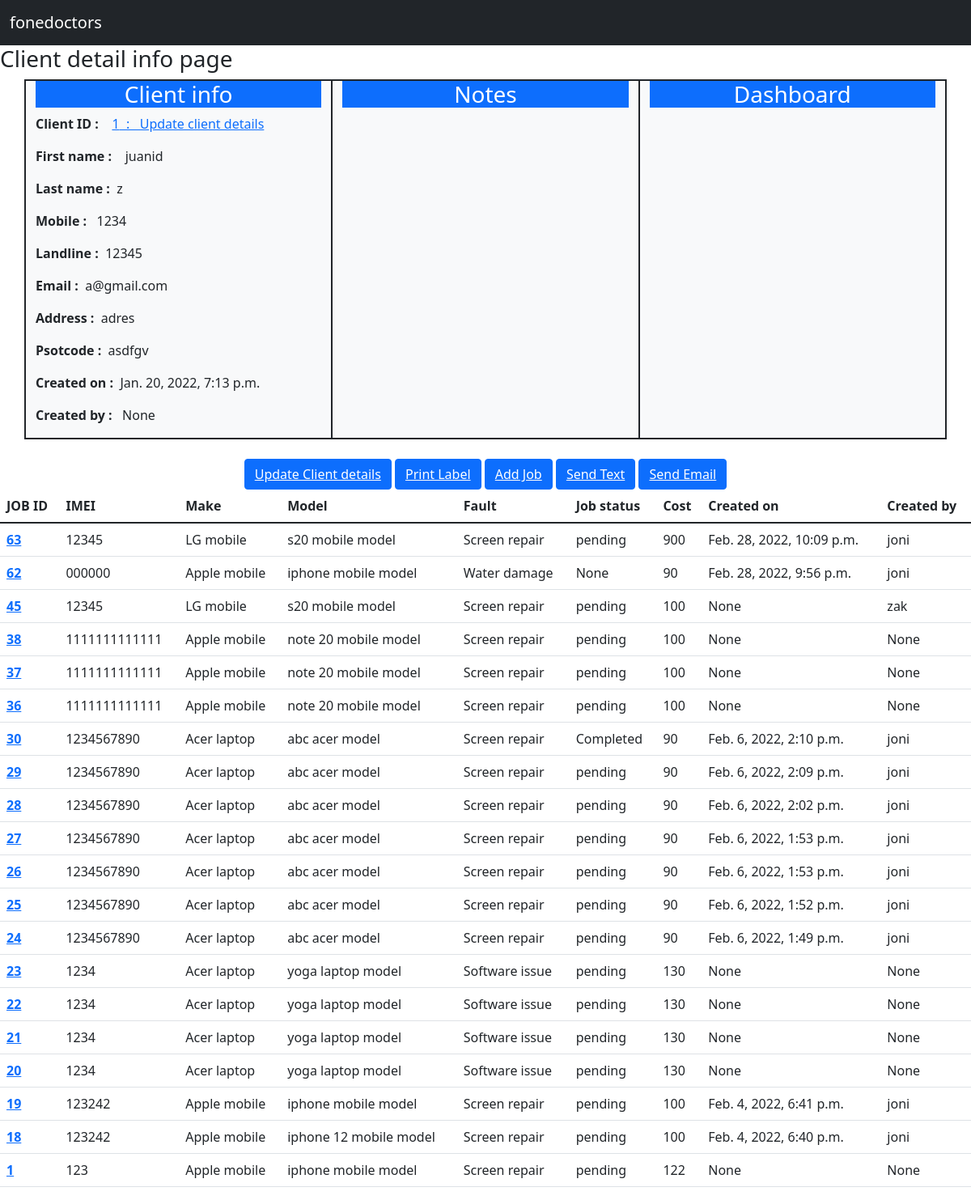
Before: /Client_detail_info/1 with the older database file.
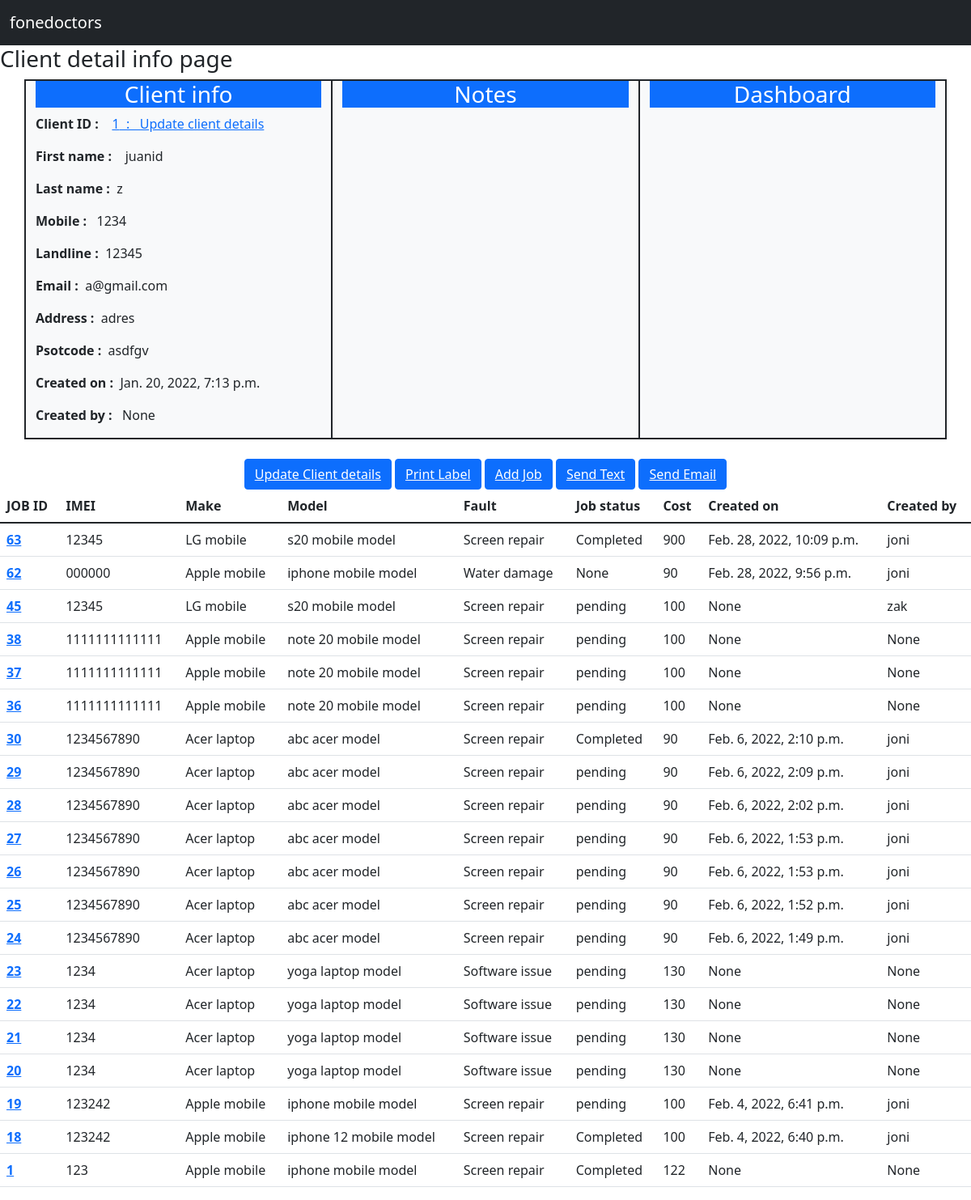
After: the same page with the newer database file.
### Jobs/models.py (models this page shows, shortened)
class Jobs(models.Model):
    customer = models.ForeignKey(Customer,on_delete = models.CASCADE, related_name = 'job_customer')
    device =  models.ForeignKey(Devices,on_delete = models.CASCADE, related_name = 'job_device', null = True, blank=True)
    make = models.ForeignKey(Make,on_delete = models.CASCADE, related_name = 'job_make', null=True, blank=True)
    model = models.ForeignKey(Model,on_delete = models.CASCADE, related_name = 'job_model', null=True, blank=True)
    fault =  models.ForeignKey(Fault,on_delete = models.CASCADE, related_name = 'job_faults', null=True, blank=True)
    description = models.TextField(null=True, blank=True)
    imei = models.CharField(max_length=250, null=True, blank=True)
    accessories = models.ForeignKey(Accessories,on_delete = models.CASCADE, related_name = 'job_acessories', null=True, blank=True)
    sale_item = models.ForeignKey(Sale_item,on_delete = models.CASCADE, related_name = 'sale_acessories', null=True, blank=True)
    passcode = models.CharField(max_length=250, null=True, blank=True)
    network = models.ForeignKey(Network,on_delete = models.CASCADE, related_name = 'job_network', null=True, blank=True)
    cost = models.IntegerField(null=True, blank=True)
    job_status = models.ForeignKey(Job_status,on_delete = models.CASCADE, related_name = 'job_job_status', null=True, blank=True)
    collection_time = models.DateTimeField(null=True, blank=True)
    payment_status = models.CharField(choices= PAYMENT_STATUS, max_length=250, null=True, blank=True)
    created_date = models.DateTimeField(null=True, blank=True)
    created_by = models.ForeignKey(User, on_delete = models.CASCADE, null=True, blank=True)
    completed = models.BooleanField(default=False)

class Job_status(models.Model):
    job_status =  models.CharField(max_length=250)
    def __str__(self):
        return self.job_status

class Make(models.Model):
    device = models.ForeignKey(Devices,on_delete=models.CASCADE, related_name='make_device')
    make = models.CharField(max_length=250)
    def __str__(self):
        return self.make

class Model(models.Model):
    make = models.ForeignKey(Make,on_delete=models.CASCADE)
    model = models.CharField(max_length=250)
    def __str__(self):
        return self.model

class Fault(models.Model):
    fault =  models.CharField(max_length=250)
    def __str__(self):
        return self.fault

### customer/views.py (the view)
# urls.py: path('Client_detail_info/<str:id>', views.Client_detail_info, name='Client_detail_info'),
def Client_detail_info(request,id):
    customer = Customer.objects.get(id=id)
    jobs = Jobs.objects.filter(customer=customer)#first cusomer is field/column from job models and 2 customer is variable from  line 46
    context = {'customer_context':customer, 'jobs_context':jobs}
    return render(request, 'Client_detail_info.html',context)

### templates/Client_detail_info.html
{% extends 'base.html' %}
{% block content %}
<h3>Client detail info page </h3>
<div class="container border border-dark">
  <div class="row">
    <div class="col border border-dark bg-light" >
      <h3 class="text-white bg-primary text-center">Client info</h3>
       <p><strong>Client ID : </strong>&nbsp;&nbsp; <a href="{% url 'update_client_details' customer_context.id %}">{{customer_context.id }}&nbsp;&nbsp;:&nbsp;&nbsp;  Update client details</a> </p>
      <p><strong>First name : </strong>&nbsp;&nbsp; {{customer_context.first_name}}</p>
      <p><strong> Last name :</strong>&nbsp;&nbsp;{{customer_context.last_name}}</p>
      <p><strong>Mobile     :</strong> &nbsp;&nbsp;{{customer_context.phone}}</p>
      <p><strong> Landline  :</strong>&nbsp;&nbsp;{{customer_context.landline}}</p>
      <p><strong> Email     :</strong>&nbsp;&nbsp;{{customer_context.email}}</p>
      <p><strong> Address   :</strong>&nbsp;&nbsp;{{customer_context.address}}</p>
      <p><strong> Psotcode  :</strong>&nbsp;&nbsp;{{customer_context.postcode}}</p>
      <p><strong>Created on :</strong>&nbsp;&nbsp;{{customer_context.created_date}}</p>
      <p><strong>Created by :</strong>&nbsp;&nbsp; {{customer_context.created_by}}</p>
    </div>
    <div class="col border border-dark bg-light" >
      <h3 class="text-white bg-primary text-center">Notes</h3>
    </div>
    <div class="col border border-dark bg-light" >
      <h3 class="text-white bg-primary text-center">Dashboard</h3>
    </div>
  </div>
</div>
<br>
<center><button  type="button" class="btn btn-primary"> <a class="text-white" href="{% url 'update_client_details' customer_context.id %}">Update Client details</a></button>
  <button type="button" class="btn btn-primary"> <a class="text-white" href="#">Print Label</a></button>
  <button type="button" class="btn btn-primary"> <a class="text-white" href="{% url 'add_direct_job' customer_context.id %}">Add Job</a></button>
  <button type="button" class="btn btn-primary"> <a class="text-white" href="#">Send Text</a></button>
  <button type="button" class="btn btn-primary"> <a class="text-white" href="#">Send Email</a></button>
</center>
    <table class="table table-hover">
      <thead>
        <tr>
          <th scope="col">JOB ID</th>
          <th scope="col">IMEI</th>
          <th scope="col">Make</th>
          <th scope="col">Model</th>
          <th scope="col">Fault</th>
          <th scope="col">Job status</th>
          <th scope="col">Cost</th>
          <th scope="col">Created on</th>
          <th scope="col">Created by </th>
        </tr>
      </thead>
      <tbody>
      {% for jobs_context in jobs_context reversed %}
         <tr>
          <th><a href="{% url 'job_detail_page' jobs_context.id %}">{{jobs_context.id}}</a></th>
          <td>{{jobs_context.imei}}</td>
          <td>{{jobs_context.make}}</td>
          <td>{{jobs_context.model}}</td>
          <td>{{jobs_context.fault}}</td>
          <td>{{jobs_context.job_status}}</td>
          <td>{{jobs_context.cost}}</td>
          <td>{{jobs_context.created_date}}</td>
          <td>{{jobs_context.created_by}}</td>
        </tr>
        {% endfor %}
      </tbody>
    </table>
{% endblock %}

Changed rows visible on the page:
changed Jobs "Feb. 28, 2022, 10:09 p.m.": job_status "pending" → "Completed"
changed Jobs "Feb. 4, 2022, 6:40 p.m.": job_status "pending" → "Completed"
changed Jobs id 1: job_status "pending" → "Completed"
